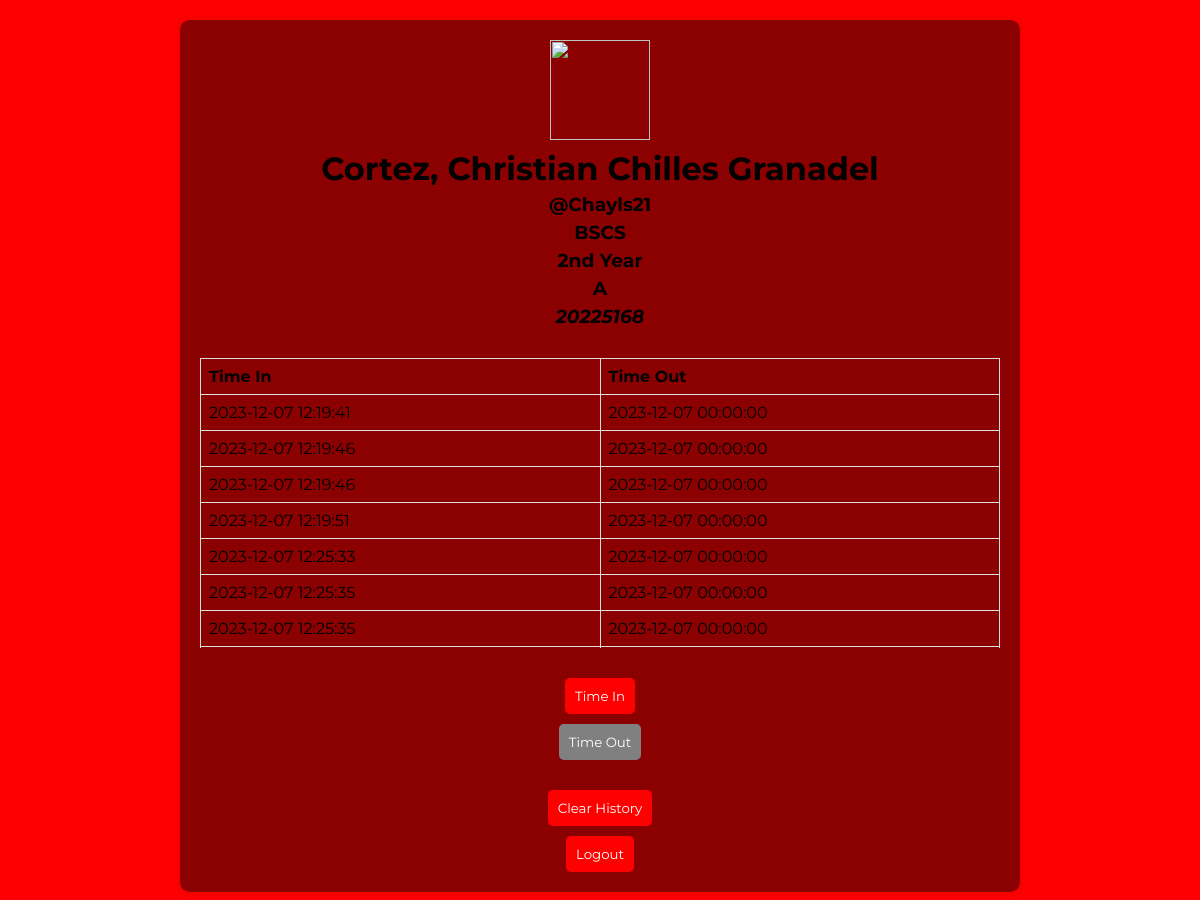
The app's page /profile2.php (signed in) with its own data.
### tables this page shows
CREATE TABLE `entry_details` (
  `surName` varchar(255) NOT NULL,
  `firstName` varchar(255) NOT NULL,
  `middleName` varchar(255) NOT NULL,
  `course` varchar(255) NOT NULL,
  `year` varchar(255) NOT NULL,
  `sem` varchar(255) NOT NULL,
  `sec` varchar(255) NOT NULL,
  `studentNumber` bigint(10) NOT NULL,
  `email` varchar(255) NOT NULL,
  `birthdate` date NOT NULL,
  `address` varchar(255) NOT NULL,
  `username` varchar(255) NOT NULL,
  `password` varchar(255) NOT NULL
);

CREATE TABLE `attendance_history` (
  `id` int(255) NOT NULL,
  `student_id` int(255) NOT NULL,
  `time_in` datetime NOT NULL,
  `time_out` datetime NOT NULL
);

### profile2.php (the view, shortened to what this page needs)
<?php
$servername = "localhost";
$username = "root";
$password = "";
$dbname = "database1";
$conn = new mysqli($servername, $username, $password, $dbname);
$username = $_SESSION['username'];
$password = $_SESSION['password'];
$sql_user = "SELECT * FROM entry_details WHERE username='$username' AND password='$password'";
$result_user = $conn->query($sql_user);
if ($result_user->num_rows > 0) {
    $row_user = $result_user->fetch_assoc();
    $surname = $row_user['surName'];
    $firstName = $row_user['firstName'];
    $middleName = $row_user['middleName'];
    $course = $row_user['course'];
    $year = $row_user['year'];
    $username = $row_user['username'];
    $section = $row_user['sec'];
    $studentNumber = $row_user['studentNumber'];
} else {
    echo "Error fetching user data";
    exit();
}
$hasUncompletedRecord = false;
$sql_history = "SELECT * FROM attendance_history WHERE student_id = '$studentNumber'";
$result_history = $conn->query($sql_history);
?>
<!DOCTYPE html>
<html lang="en">
<head>
    <link rel="stylesheet" href="https://cdnjs.cloudflare.com/ajax/libs/font-awesome/6.4.2/css/all.min.css">
    <link rel="stylesheet" href="style2.css">
</head>
<body>
    <div class="container">
        <center>
            <img src="defaultprofilephoto.png" height="100" width="100">
            <h1><?php echo $surname . ', ' . $firstName . ' ' . $middleName; ?></h1>
            <h3>@<?php echo $username; ?></h3>
            <h3><?php echo $course; ?></h3>
            <h3><?php echo $year; ?></h3>
            <h3><?php echo $section; ?></h3>
            <h3><i><?php echo $studentNumber; ?></i></h3>
        </center>
        <div class="scrollable-table">
            <center>
                <table>
                    <tr>
                        <th>Time In</th>
                        <th>Time Out</th>
                    </tr>
                    <?php while ($row_history = $result_history->fetch_assoc()) : ?>
                        <tr>
                            <td><?php echo $row_history['time_in']; ?></td>
                            <td><?php echo $row_history['time_out']; ?></td>
                        </tr>
                    <?php endwhile; ?>
                </table>
            </center>
        </div>
        <div class="align-vertical">
            <form method="post">
                <button type="submit" <?php if ($hasUncompletedRecord) echo 'disabled'; ?>>Time In</button>
            </form>
            <form method="post">
                <button type="submit" <?php if (!$hasUncompletedRecord) echo 'disabled'; ?>>Time Out</button>
            </form>
        </div>
        <center>
            <div class="clear-history">
                <form method="post">
                    <button type="submit" name="clear_history" onclick="return confirm('Are you sure you want to clear all history?')">Clear History</button>
                </form>
            </div>
            <form method="post">
                <button type="submit" name="logout" onclick="return confirm('Are you sure you want to logout?')">Logout</button>
            </form>
        </center>
    </div>
</body>
</html>

### style2.css (style rules this page uses)
* { font-family: 'Montserrat', sans-serif; }
body { font-family: Arial, sans-serif; margin: 0; padding: 0; background: red; }
.container { max-width: 800px; margin: 20px auto; background-color: darkred; padding: 20px; border-radius: 10px; box-shadow: 0 0 10px rgba(0, 0, 0, 0.1); }
h1, h3 { margin: 5px 0; }
.scrollable-table { max-height: 300px; overflow-y: auto; margin-top: 20px; }
table { width: 100%; border-collapse: collapse; table-layout: fixed; margin-top: 10px; }
th, td { border: 1px solid #ddd; padding: 8px; text-align: left; }
.align-vertical { display: flex; flex-direction: column; align-items: center; margin-top: 20px; }
button { margin-top: 10px; }
.clear-history { margin-top: 20px; }
.align-vertical button, .clear-history button, center button { padding: 10px; background-color: red; color: white; border: none; border-radius: 5px; cursor: pointer; }
.align-vertical button:disabled, .clear-history button:disabled { background-color: #808080; cursor: not-allowed; }

### records on screen
entry_details: surName "Cortez", firstName "Christian Chilles", middleName "Granadel", username "Chayls21", course "BSCS", year "2nd Year", sec "A", studentNumber "20225168"
attendance_history: time_in "2023-12-07 12:19:41", time_out "2023-12-07 00:00:00"
attendance_history: time_in "2023-12-07 12:19:46", time_out "2023-12-07 00:00:00"
attendance_history: time_in "2023-12-07 12:19:46", time_out "2023-12-07 00:00:00"
attendance_history: time_in "2023-12-07 12:19:51", time_out "2023-12-07 00:00:00"
attendance_history: time_in "2023-12-07 12:25:33", time_out "2023-12-07 00:00:00"
attendance_history: time_in "2023-12-07 12:25:35", time_out "2023-12-07 00:00:00"
attendance_history: time_in "2023-12-07 12:25:35", time_out "2023-12-07 00:00:00"
